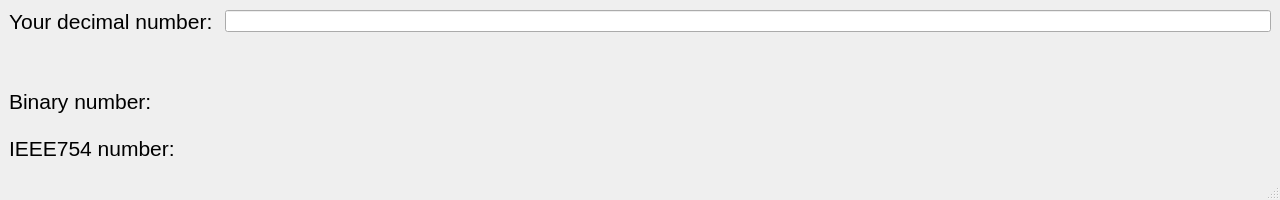
<?xml version="1.0" encoding="UTF-8"?>
<ui version="4.0">
 <class>MainWindow</class>
 <widget class="QMainWindow" name="MainWindow">
  <property name="geometry">
   <rect>
    <x>0</x>
    <y>0</y>
    <width>1280</width>
    <height>200</height>
   </rect>
  </property>
  <property name="sizePolicy">
   <sizepolicy hsizetype="Fixed" vsizetype="Fixed">
    <horstretch>0</horstretch>
    <verstretch>0</verstretch>
   </sizepolicy>
  </property>
  <property name="minimumSize">
   <size>
    <width>1280</width>
    <height>200</height>
   </size>
  </property>
  <property name="maximumSize">
   <size>
    <width>1280</width>
    <height>200</height>
   </size>
  </property>
  <property name="windowTitle">
   <string>Task 1</string>
  </property>
  <widget class="QWidget" name="centralwidget">
   <layout class="QVBoxLayout" name="verticalLayout">
    <item>
     <layout class="QHBoxLayout" name="horizontalLayout_3">
      <item>
       <widget class="QLabel" name="label">
        <property name="sizePolicy">
         <sizepolicy hsizetype="Fixed" vsizetype="Preferred">
          <horstretch>0</horstretch>
          <verstretch>0</verstretch>
         </sizepolicy>
        </property>
        <property name="font">
         <font>
          <pointsize>16</pointsize>
          <bold>false</bold>
         </font>
        </property>
        <property name="text">
         <string>Your decimal number: </string>
        </property>
       </widget>
      </item>
      <item>
       <widget class="QLineEdit" name="lineEdit"/>
      </item>
     </layout>
    </item>
    <item>
     <spacer name="verticalSpacer">
      <property name="orientation">
       <enum>Qt::Vertical</enum>
      </property>
      <property name="sizeType">
       <enum>QSizePolicy::Minimum</enum>
      </property>
      <property name="sizeHint" stdset="0">
       <size>
        <width>20</width>
        <height>40</height>
       </size>
      </property>
     </spacer>
    </item>
    <item>
     <layout class="QHBoxLayout" name="horizontalLayout_2">
      <item>
       <widget class="QLabel" name="label_3">
        <property name="enabled">
         <bool>true</bool>
        </property>
        <property name="sizePolicy">
         <sizepolicy hsizetype="Fixed" vsizetype="Preferred">
          <horstretch>0</horstretch>
          <verstretch>0</verstretch>
         </sizepolicy>
        </property>
        <property name="font">
         <font>
          <pointsize>16</pointsize>
          <bold>false</bold>
         </font>
        </property>
        <property name="text">
         <string>Binary number: </string>
        </property>
       </widget>
      </item>
      <item>
       <widget class="QLabel" name="label_binary">
        <property name="font">
         <font>
          <pointsize>16</pointsize>
         </font>
        </property>
        <property name="text">
         <string/>
        </property>
        <property name="scaledContents">
         <bool>false</bool>
        </property>
        <property name="alignment">
         <set>Qt::AlignCenter</set>
        </property>
       </widget>
      </item>
     </layout>
    </item>
    <item>
     <layout class="QHBoxLayout" name="horizontalLayout">
      <item>
       <widget class="QLabel" name="label_2">
        <property name="sizePolicy">
         <sizepolicy hsizetype="Fixed" vsizetype="Preferred">
          <horstretch>0</horstretch>
          <verstretch>0</verstretch>
         </sizepolicy>
        </property>
        <property name="font">
         <font>
          <pointsize>16</pointsize>
          <bold>false</bold>
         </font>
        </property>
        <property name="text">
         <string>IEEE754 number: </string>
        </property>
       </widget>
      </item>
      <item>
       <widget class="QLabel" name="label_IEEE">
        <property name="font">
         <font>
          <pointsize>16</pointsize>
         </font>
        </property>
        <property name="text">
         <string/>
        </property>
        <property name="scaledContents">
         <bool>false</bool>
        </property>
        <property name="alignment">
         <set>Qt::AlignCenter</set>
        </property>
       </widget>
      </item>
     </layout>
    </item>
   </layout>
  </widget>
  <widget class="QMenuBar" name="menubar">
   <property name="geometry">
    <rect>
     <x>0</x>
     <y>0</y>
     <width>1280</width>
     <height>22</height>
    </rect>
   </property>
  </widget>
  <widget class="QStatusBar" name="statusbar"/>
 </widget>
 <resources/>
 <connections/>
</ui>
